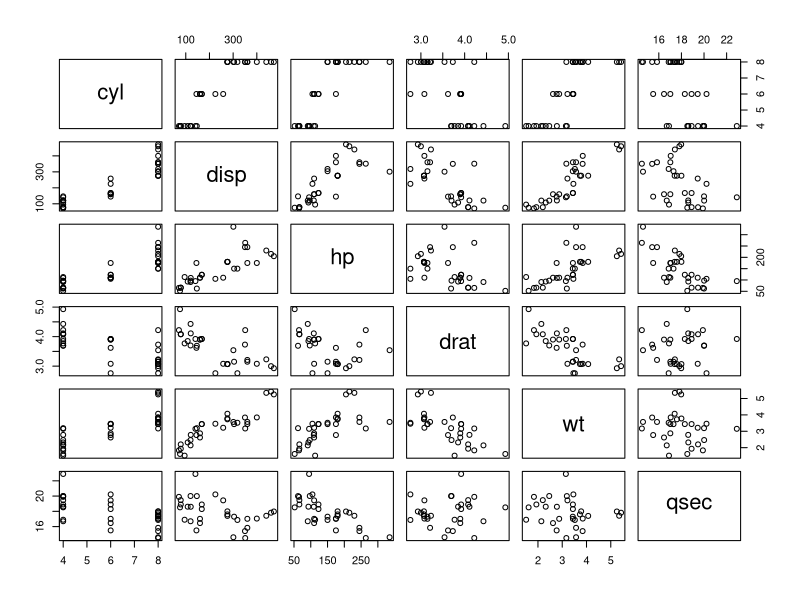
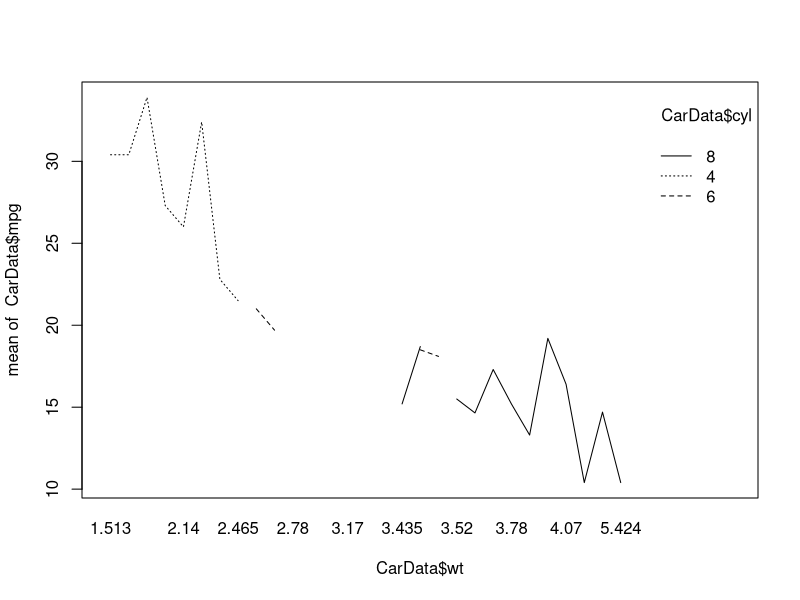

These figures' R source, in order: (Note: this script raises an error after producing the figures.)
########################################################
#Lab 10 Multiple Linear Regression Continued. Non Parametric Tests
########################################################
library(ggplot2)

########################################################
#Part 1 Multiple Linear Regression Continued - Interaction Terms, Predictions
#########################################################

CarData = mtcars[1:7] #Use only first 7 columns from the table 
 
CarsLM1 = lm(mpg ~ cyl + disp + hp + drat + wt + qsec, data = CarData)

summary(CarsLM1)
#vamos a sumarle unos comentarios ca para ver como anda la cosa pue. 
#p-value < 0.0001. R sauqre = 0.85

windows()
pairs(CarData[2:7])
#we can see correlation between several variables

cor(CarData[2:7])

#cyl and disp highly correlated. hp and cyl also. Disp is highly correlated with all variables. So we might 
#decide to take it away

#we consider creating a new model without that variable. hp could also be removed

CarsLM2 = lm(mpg ~ cyl + hp + drat + wt + qsec, data = CarData)
summary(CarsLM2)
#p-value <0.001 R square 0.85

AIC(CarsLM1) #159
AIC(CarsLM2) #158.5

#we create a third model

CarsLM3 = lm(mpg ~ cyl + drat + wt + qsec, data = CarData)
summary(CarsLM3)
#p-value < 0.0001. R squared 0.84

AIC(CarsLM3) #157.7

# we will choose the third model

CarsLM4 = lm(mpg ~ cyl + drat + wt + qsec + cyl*wt, data=CarData)

interaction.plot(CarData$wt, CarData$cyl, CarData$mpg)

#the changing effect variable, the interaction variable, dependent

summary(CarsLM4)


MPG = predict(CarsLM4, CarDataNew) # we are now uding the new table (withouhg mpg info) to estimate the mpg
View(MPG)                           #this is for applying the model that we created.

CarTable = data.frame(CarDataNew, MPG)

View(CarTable)


###############################################################
#Non-Parametric Tests
###############################################################

?warpbreaks

View(warpbreaks)

WoolA = subset(warpbreaks, wool == "A")
WoolB = subset(warpbreaks, wool == "B")


#Mann Whitney U Test (because is not "paired" data)

WoolManWhitney = wilcox.test(WoolA$breaks, WoolB$breaks)
  #H0 = the medians are NOT significantly different
  #H1 = the medians ARE significantly different for wool A and B

  #Median breaks are not significantly different between wool A and wool B (W=431, p=0.25, alpha=0.05)
  
WoolKW = kruskal.test(breaks ~ tension, data=warpbreaks) #here more than 2 variables (3), we use ANOVA for median

#H0 = the median breaks are NOT significantly different for differinf levels of tension
#H1 = at least one level of tension has a significantly different median breaks

#KW chi-squared = 10.8, df = 2 (3 variables - 1), p value = 0.0045. 
#at least one level of tension has significantly different meadian breaks (X^2(2) = 10.809, p=0.004, alpha = 0.05)

#PostHoc Test for Kruskal Wallis is the Dunne's test (as Tukey HSD was for ANOVA)


############################################
#Part 3 User Defined Functions
############################################

ExampleFunction = function(a,b,c) {
  Math = a^2 + a*b +b/c #you give it a name for then asking R to return that. The name could be anything
  return(Math)}

ExampleFunction(10,23,2) #I am giving the parameters here... result = 341.5

#a) n=PV/RT

IGFunction = function(i,j,k,l){
  Moles = (i*j) / (k*l)
  return(Moles)
}

IGFunction(2.6, 3.3, 0.0821, 317) #=0.329 Moles
  
  #i=P, j=V, k=R, l=T 

IGMoles = IGFunction(IdealGas$P, IdealGas$V, IdealGas$R, IdealGas$T) #calculates for the whole table IdealGas

NewIdealGas = data.frame(IdealGas, IGMoles) #creates a new data frame adding the column for the amount of Moles
View(NewIdealGas)



####################################################
#High Resolution Figures
####################################################

tiff(filename="ShiniHighRes.tiff", width=6, height=4, units="in", res=200) #add better resolution

ggplot(mtcars, aes(disp,mpg))+
  geom_point()
  dev.off()

  



